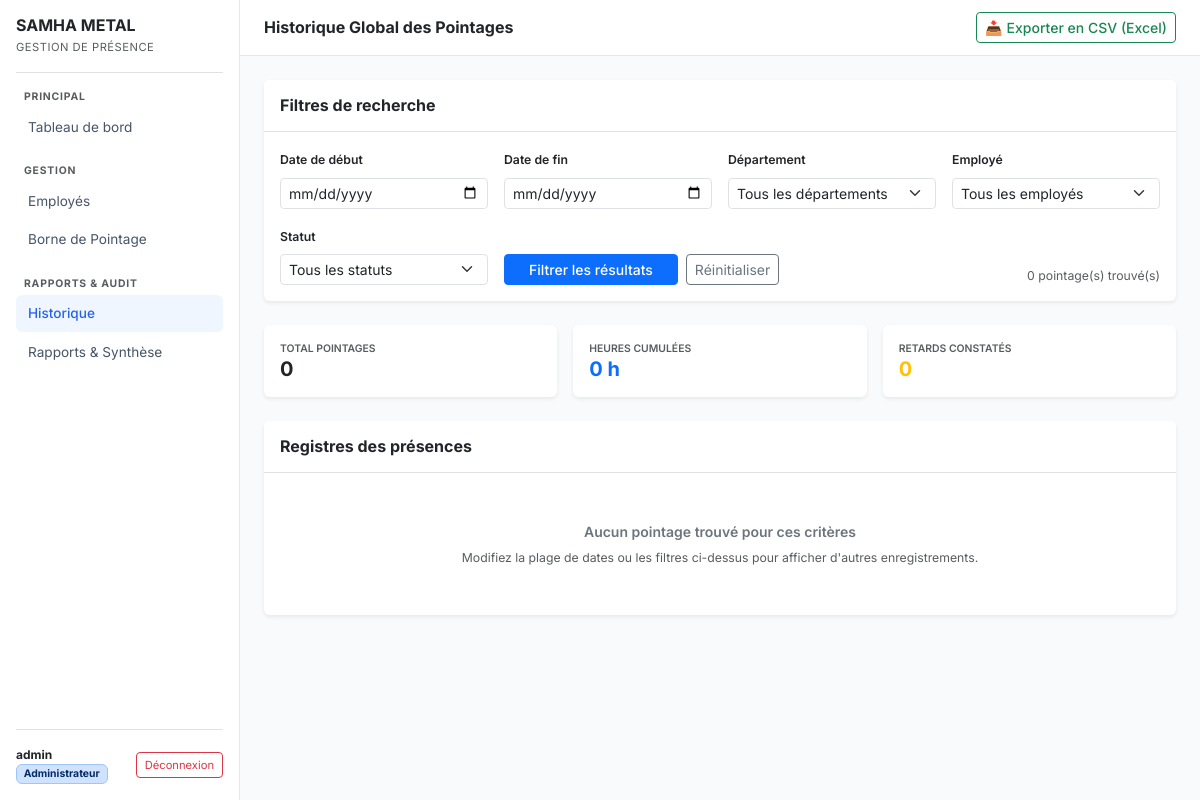
The page /history?emp_id=9 (signed in) on the database as committed earlier.
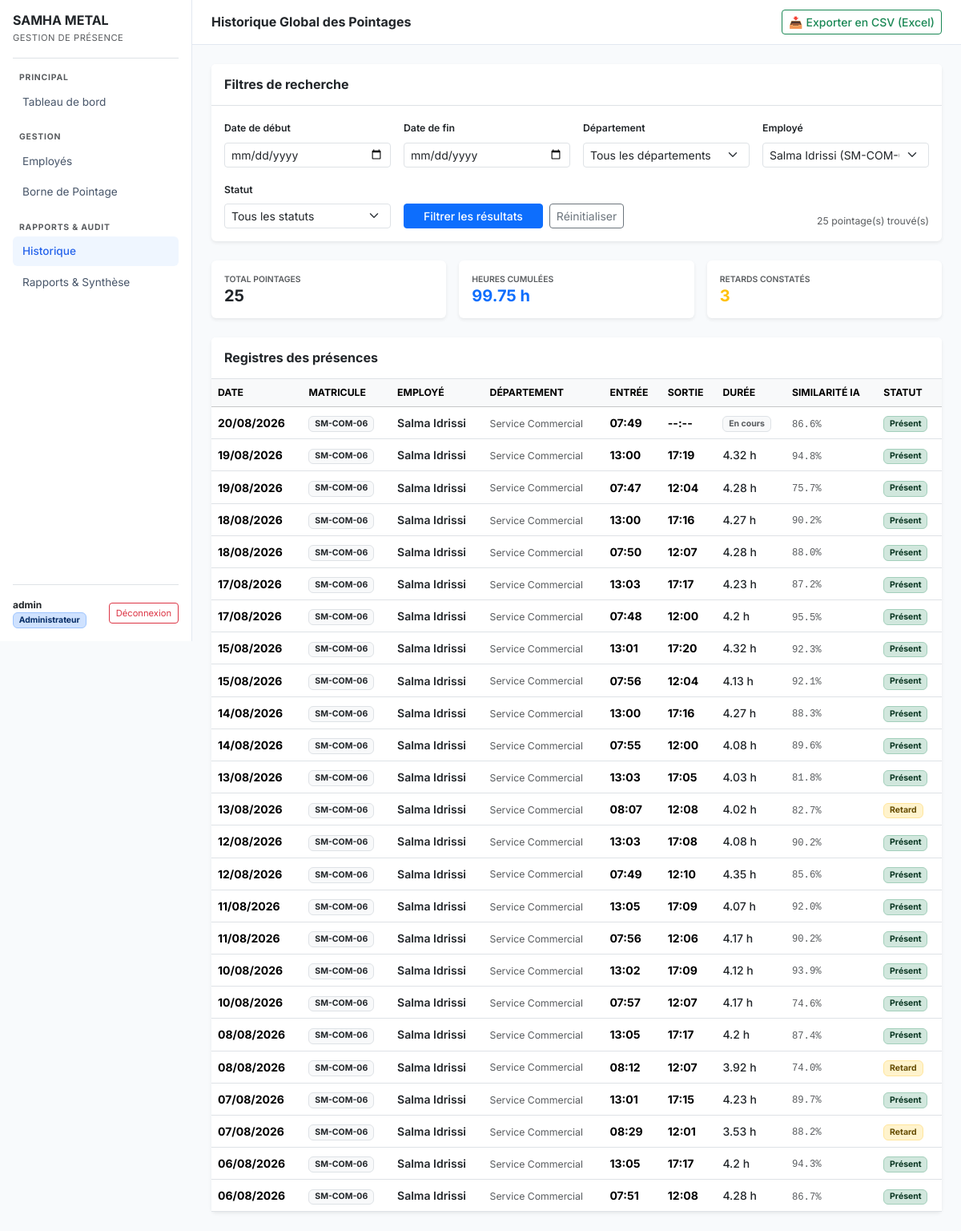
The same page on the database as committed later.
### models.py (models this page shows, shortened)
class Attendance(db.Model):
    __tablename__ = 'attendances'
    id = db.Column(db.Integer, primary_key=True)
    employee_id = db.Column(db.Integer, db.ForeignKey('employees.id'), nullable=False)
    date = db.Column(db.Date, default=date.today, nullable=False)
    check_in = db.Column(db.DateTime, nullable=False)
    check_out = db.Column(db.DateTime, nullable=True)   # NULL = pas encore sorti
    status = db.Column(db.String(20), default='present') # 'present' ou 'retard'
    confidence = db.Column(db.Float)                     # Score de similarité (0 à 1)
    @property
    def duration(self):
        if self.check_out:
            delta = self.check_out - self.check_in
            return round(delta.total_seconds() / 3600, 2)  # En heures, arrondi
        return None
    @property
    def check_in_time(self):
        return self.check_in.strftime('%H:%M') if self.check_in else '--:--'
    @property
    def check_out_time(self):
        return self.check_out.strftime('%H:%M') if self.check_out else '--:--'

class Employee(db.Model):
    __tablename__ = 'employees'
    id = db.Column(db.Integer, primary_key=True)
    matricule = db.Column(db.String(20), unique=True, nullable=False)
    nom = db.Column(db.String(80), nullable=False)
    prenom = db.Column(db.String(80), nullable=False)
    departement = db.Column(db.String(100), nullable=False)
    poste = db.Column(db.String(100), nullable=False)
    photo_path = db.Column(db.String(256))              # Chemin vers la photo de profil
    face_embedding = db.Column(db.LargeBinary)           # Vecteur 512D sérialisé (numpy)
    is_active = db.Column(db.Boolean, default=True)
    created_at = db.Column(db.DateTime, default=datetime.utcnow)
    attendances = db.relationship('Attendance', backref='employee', lazy=True)
    @property
    def nom_complet(self):
        return f'{self.prenom} {self.nom}'

### app.py (the view)
@app.route('/history')
@login_required
def history_page():
    start_date = request.args.get('start_date', '').strip()
    end_date = request.args.get('end_date', '').strip()
    selected_dept = request.args.get('dept', '').strip()
    selected_emp_id = request.args.get('emp_id', type=int)
    selected_status = request.args.get('status', '').strip()
    query = Attendance.query.join(Employee)
    if start_date:
        try:
            d_start = datetime.strptime(start_date, '%Y-%m-%d').date()
            query = query.filter(Attendance.date >= d_start)
        except ValueError:
            pass
    if end_date:
        try:
            d_end = datetime.strptime(end_date, '%Y-%m-%d').date()
            query = query.filter(Attendance.date <= d_end)
        except ValueError:
            pass
    if selected_dept:
        query = query.filter(Employee.departement == selected_dept)
    if selected_emp_id:
        query = query.filter(Attendance.employee_id == selected_emp_id)
    if selected_status:
        query = query.filter(Attendance.status == selected_status)
    attendances = query.order_by(Attendance.date.desc(), Attendance.check_in.desc()).all()
    total_hours = round(sum(att.duration for att in attendances if att.duration), 2)
    total_retards = sum(1 for att in attendances if att.status == 'retard')
    all_employees = Employee.query.filter_by(is_active=True).order_by(Employee.nom.asc()).all()
    return render_template(
        'history.html',
        attendances=attendances,
        departements=DEPARTEMENTS,
        all_employees=all_employees,
        start_date=start_date,
        end_date=end_date,
        selected_dept=selected_dept,
        selected_emp_id=selected_emp_id,
        selected_status=selected_status,
        total_hours=total_hours,
        total_retards=total_retards
    )

### app.py (called while the page is built)
@login_manager.user_loader
def load_user(user_id):
    return db.session.get(User, int(user_id))

### templates/history.html (shortened to what the changed rows need)
{% extends "base.html" %}
{% block page_title %}Historique Global des Pointages{% endblock %}
{% block content %}
<div class="card shadow-sm border-0 mb-4">
    <div class="card-body">
        <form method="GET" action="{{ url_for('history_page') }}" class="row g-3">
            <div class="col-md-3">
                <label for="emp_id" class="form-label small fw-semibold">Employé</label>
                <select id="emp_id" name="emp_id" class="form-select form-select-sm">
                    <option value="">Tous les employés</option>
                    {% for emp in all_employees %}
                        <option value="{{ emp.id }}" {% if selected_emp_id == emp.id %}selected{% endif %}>
                            {{ emp.nom_complet }} ({{ emp.matricule }})
                        </option>
                    {% endfor %}
                </select>
            </div>
            <div class="col-md-9 d-flex align-items-end justify-content-between">
                <div class="d-flex gap-2">
                    <button type="submit" class="btn btn-primary btn-sm px-4 fw-medium">Filtrer les résultats</button>
                    <a href="{{ url_for('history_page') }}" class="btn btn-outline-secondary btn-sm">Réinitialiser</a>
                </div>
                <span class="text-muted small">
                    {{ attendances|length }} pointage(s) trouvé(s)
                </span>
            </div>
        </form>
    </div>
</div>
<div class="row g-3 mb-4">
    <div class="col-sm-4">
        <div class="card shadow-sm border-0">
            <div class="card-body py-3">
                <div class="text-muted small text-uppercase fw-semibold" style="font-size: 0.65rem;">Total Pointages</div>
                <div class="h5 fw-bold text-dark mb-0">{{ attendances|length }}</div>
            </div>
        </div>
    </div>
    <div class="col-sm-4">
        <div class="card shadow-sm border-0">
            <div class="card-body py-3">
                <div class="text-muted small text-uppercase fw-semibold" style="font-size: 0.65rem;">Heures Cumulées</div>
                <div class="h5 fw-bold text-primary mb-0">{{ total_hours }} h</div>
            </div>
        </div>
    </div>
    <div class="col-sm-4">
        <div class="card shadow-sm border-0">
            <div class="card-body py-3">
                <div class="text-muted small text-uppercase fw-semibold" style="font-size: 0.65rem;">Retards Constatés</div>
                <div class="h5 fw-bold text-warning mb-0">{{ total_retards }}</div>
            </div>
        </div>
    </div>
</div>
<div class="card shadow-sm border-0">
    {% if attendances %}
        <div class="table-responsive">
            <table class="table table-hover align-middle mb-0">
                <thead class="table-light">
                    <tr class="small text-uppercase text-muted">
                        <th>Date</th>
                        <th>Matricule</th>
                        <th>Employé</th>
                        <th>Département</th>
                        <th>Entrée</th>
                        <th>Sortie</th>
                        <th>Durée</th>
                        <th>Similarité IA</th>
                        <th>Statut</th>
                    </tr>
                </thead>
                <tbody>
                    {% for att in attendances %}
                    <tr>
                        <td><strong>{{ att.date.strftime('%d/%m/%Y') }}</strong></td>
                        <td><span class="badge bg-light text-dark border">{{ att.employee.matricule }}</span></td>
                        <td>
                            <a href="{{ url_for('employee_detail', id=att.employee.id) }}" class="text-dark fw-semibold text-decoration-none">
                                {{ att.employee.nom_complet }}
                            </a>
                        </td>
                        <td><span class="text-muted small">{{ att.employee.departement }}</span></td>
                        <td><strong>{{ att.check_in_time }}</strong></td>
                        <td><strong>{{ att.check_out_time }}</strong></td>
                        <td>
                            {% if att.duration %}
                                <span class="text-dark fw-medium">{{ att.duration }} h</span>
                            {% else %}
                                <span class="badge bg-light text-muted border">En cours</span>
                            {% endif %}
                        </td>
                        <td>
                            {% if att.confidence %}
                                <span class="font-monospace small text-muted">{{ (att.confidence * 100)|round(1) }}%</span>
                            {% else %}
                                -
                            {% endif %}
                        </td>
                        <td>
                            {% if att.status == 'retard' %}
                                <span class="badge bg-warning-subtle text-warning-emphasis border border-warning-subtle">Retard</span>
                            {% else %}
                                <span class="badge bg-success-subtle text-success-emphasis border border-success-subtle">Présent</span>
                            {% endif %}
                        </td>
                    </tr>
                    {% endfor %}
                </tbody>
            </table>
        </div>
    {% else %}
        <div class="card-body text-center py-5 text-muted">
            <p class="mb-1 fw-semibold text-secondary">Aucun pointage trouvé pour ces critères</p>
            <small>Modifiez la plage de dates ou les filtres ci-dessus pour afficher d'autres enregistrements.</small>
        </div>
    {% endif %}
</div>
{% endblock %}

Rows that differ between the two databases and show on the page:
added Attendance: date "20/08/2026", employee.matricule "SM-COM-06", employee.nom_complet "Salma Idrissi", employee.departement "Service Commercial", check_in_time "07:49", check_out_time "--:--", shows "En cours", (att.confidence*100)|round(1) "86.6", status "Présent"
added Attendance: date "19/08/2026", employee.matricule "SM-COM-06", employee.nom_complet "Salma Idrissi", employee.departement "Service Commercial", check_in_time "13:00", check_out_time "17:19", duration "4.32", (att.confidence*100)|round(1) "94.8", status "Présent"
added Attendance: date "19/08/2026", employee.matricule "SM-COM-06", employee.nom_complet "Salma Idrissi", employee.departement "Service Commercial", check_in_time "07:47", check_out_time "12:04", duration "4.28", (att.confidence*100)|round(1) "75.7", status "Présent"
added Attendance: date "18/08/2026", employee.matricule "SM-COM-06", employee.nom_complet "Salma Idrissi", employee.departement "Service Commercial", check_in_time "13:00", check_out_time "17:16", duration "4.27", (att.confidence*100)|round(1) "90.2", status "Présent"
added Attendance: date "18/08/2026", employee.matricule "SM-COM-06", employee.nom_complet "Salma Idrissi", employee.departement "Service Commercial", check_in_time "07:50", check_out_time "12:07", duration "4.28", (att.confidence*100)|round(1) "88.0", status "Présent"
added Attendance: date "17/08/2026", employee.matricule "SM-COM-06", employee.nom_complet "Salma Idrissi", employee.departement "Service Commercial", check_in_time "13:03", check_out_time "17:17", duration "4.23", (att.confidence*100)|round(1) "87.2", status "Présent"
added Attendance: date "17/08/2026", employee.matricule "SM-COM-06", employee.nom_complet "Salma Idrissi", employee.departement "Service Commercial", check_in_time "07:48", check_out_time "12:00", duration "4.2", (att.confidence*100)|round(1) "95.5", status "Présent"
added Attendance: date "15/08/2026", employee.matricule "SM-COM-06", employee.nom_complet "Salma Idrissi", employee.departement "Service Commercial", check_in_time "13:01", check_out_time "17:20", duration "4.32", (att.confidence*100)|round(1) "92.3", status "Présent"
added Attendance: date "15/08/2026", employee.matricule "SM-COM-06", employee.nom_complet "Salma Idrissi", employee.departement "Service Commercial", check_in_time "07:56", check_out_time "12:04", duration "4.13", (att.confidence*100)|round(1) "92.1", status "Présent"
added Attendance: date "14/08/2026", employee.matricule "SM-COM-06", employee.nom_complet "Salma Idrissi", employee.departement "Service Commercial", check_in_time "13:00", check_out_time "17:16", duration "4.27", (att.confidence*100)|round(1) "88.3", status "Présent"
added Attendance: date "14/08/2026", employee.matricule "SM-COM-06", employee.nom_complet "Salma Idrissi", employee.departement "Service Commercial", check_in_time "07:55", check_out_time "12:00", duration "4.08", (att.confidence*100)|round(1) "89.6", status "Présent"
added Attendance: date "13/08/2026", employee.matricule "SM-COM-06", employee.nom_complet "Salma Idrissi", employee.departement "Service Commercial", check_in_time "13:03", check_out_time "17:05", duration "4.03", (att.confidence*100)|round(1) "81.8", status "Présent"
added Attendance: date "13/08/2026", employee.matricule "SM-COM-06", employee.nom_complet "Salma Idrissi", employee.departement "Service Commercial", check_in_time "08:07", check_out_time "12:08", duration "4.02", (att.confidence*100)|round(1) "82.7", status "Retard"
added Attendance: date "12/08/2026", employee.matricule "SM-COM-06", employee.nom_complet "Salma Idrissi", employee.departement "Service Commercial", check_in_time "13:03", check_out_time "17:08", duration "4.08", (att.confidence*100)|round(1) "90.2", status "Présent"
added Attendance: date "12/08/2026", employee.matricule "SM-COM-06", employee.nom_complet "Salma Idrissi", employee.departement "Service Commercial", check_in_time "07:49", check_out_time "12:10", duration "4.35", (att.confidence*100)|round(1) "85.6", status "Présent"
added Attendance: date "11/08/2026", employee.matricule "SM-COM-06", employee.nom_complet "Salma Idrissi", employee.departement "Service Commercial", check_in_time "13:05", check_out_time "17:09", duration "4.07", (att.confidence*100)|round(1) "92.0", status "Présent"
added Attendance: date "11/08/2026", employee.matricule "SM-COM-06", employee.nom_complet "Salma Idrissi", employee.departement "Service Commercial", check_in_time "07:56", check_out_time "12:06", duration "4.17", (att.confidence*100)|round(1) "90.2", status "Présent"
added Attendance: date "10/08/2026", employee.matricule "SM-COM-06", employee.nom_complet "Salma Idrissi", employee.departement "Service Commercial", check_in_time "13:02", check_out_time "17:09", duration "4.12", (att.confidence*100)|round(1) "93.9", status "Présent"
added Attendance: date "10/08/2026", employee.matricule "SM-COM-06", employee.nom_complet "Salma Idrissi", employee.departement "Service Commercial", check_in_time "07:57", check_out_time "12:07", duration "4.17", (att.confidence*100)|round(1) "74.6", status "Présent"
added Attendance: date "08/08/2026", employee.matricule "SM-COM-06", employee.nom_complet "Salma Idrissi", employee.departement "Service Commercial", check_in_time "13:05", check_out_time "17:17", duration "4.2", (att.confidence*100)|round(1) "87.4", status "Présent"
added Attendance: date "08/08/2026", employee.matricule "SM-COM-06", employee.nom_complet "Salma Idrissi", employee.departement "Service Commercial", check_in_time "08:12", check_out_time "12:07", duration "3.92", (att.confidence*100)|round(1) "74.0", status "Retard"
added Attendance: date "07/08/2026", employee.matricule "SM-COM-06", employee.nom_complet "Salma Idrissi", employee.departement "Service Commercial", check_in_time "13:01", check_out_time "17:15", duration "4.23", (att.confidence*100)|round(1) "89.7", status "Présent"
added Attendance: date "07/08/2026", employee.matricule "SM-COM-06", employee.nom_complet "Salma Idrissi", employee.departement "Service Commercial", check_in_time "08:29", check_out_time "12:01", duration "3.53", (att.confidence*100)|round(1) "88.2", status "Retard"
added Attendance: date "06/08/2026", employee.matricule "SM-COM-06", employee.nom_complet "Salma Idrissi", employee.departement "Service Commercial", check_in_time "13:05", check_out_time "17:17", duration "4.2", (att.confidence*100)|round(1) "94.3", status "Présent"
added Attendance: date "06/08/2026", employee.matricule "SM-COM-06", employee.nom_complet "Salma Idrissi", employee.departement "Service Commercial", check_in_time "07:51", check_out_time "12:08", duration "4.28", (att.confidence*100)|round(1) "86.7", status "Présent"
Other text that changed with them:
form field emp_id: "Tous les employés" → "Salma Idrissi (SM-COM-06)"
{{ attendances|length }}: "0" → "25"
{{ total_hours }}: "0" → "99.75"
{{ total_retards }}: "0" → "3"
text no longer shown: "Aucun pointage trouvé pour ces critères Modifiez la plage de dates ou les filtres ci-dessus pour afficher d'autres enregistrements."
text now shown: "DATE MATRICULE EMPLOYÉ DÉPARTEMENT ENTRÉE SORTIE DURÉE SIMILARITÉ IA STATUT"
